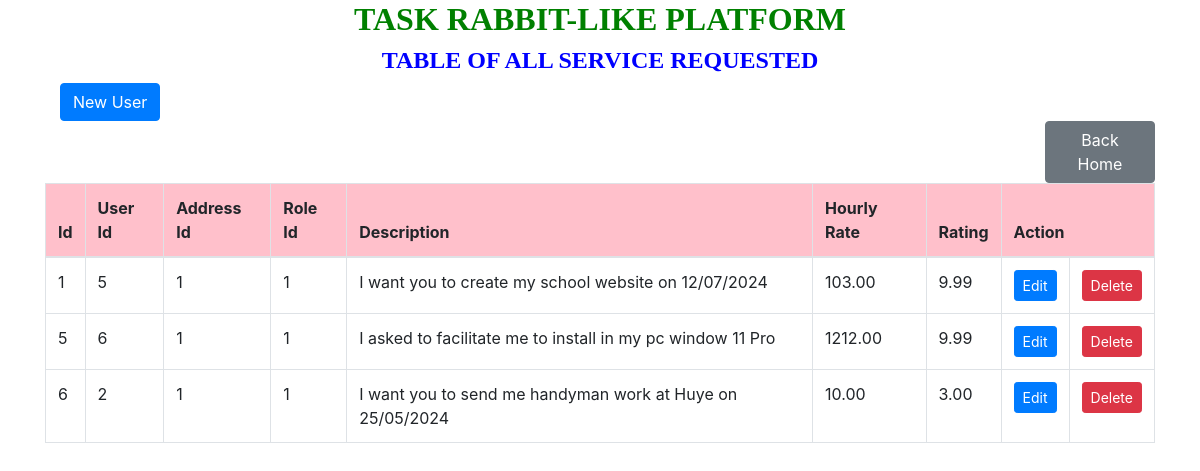
The app's page /serviceprovider_table.php with its own data.
### tables this page shows
CREATE TABLE `service_providers` (
  `serviceprovider_id` int(11) NOT NULL,
  `user_id` int(11) DEFAULT NULL,
  `address_id` int(11) DEFAULT NULL,
  `role_id` int(11) DEFAULT NULL,
  `description` text DEFAULT NULL,
  `hourly_rate` decimal(10,2) DEFAULT NULL,
  `rating` decimal(3,2) DEFAULT NULL
);

### serviceprovider_table.php (the view, shortened to what this page needs)
<!DOCTYPE html>
<html>
<head>
    <link href="https://stackpath.bootstrapcdn.com/bootstrap/4.5.2/css/bootstrap.min.css" rel="stylesheet">
</head>
<body>
    <div class="container">
        <h2 style="text-align: center; font-family: century; font-weight: bold; color: green;">TASK RABBIT-LIKE PLATFORM</h2>
        <h4 style="text-align: center; font-family: century; font-weight: bold; color:blue;">TABLE OF ALL SERVICE REQUESTED </h4>
        <a href="service_provider.php" class="btn btn-primary" style="margin-left: 15px;">New User</a>
        <a href="home.php" class="btn btn-secondary" style="margin-left: 1000px;">Back Home</a>
        <table class="table table-bordered" style="margin-left:0px;">
            <thead bgcolor="pink">
                <tr>
                    <th>Id</th>
                    <th>User Id</th>
                    <th>Address Id</th>
                    <th>Role Id</th>
                    <th>Description</th>
                    <th>Hourly Rate</th>
                    <th>Rating</th>
                    <th colspan="2">Action</th>
                </tr>
            </thead>
            <tbody>
                <?php
                include "dbconnection.php";
                $sql = "SELECT * FROM service_providers";
                $result = $connection->query($sql);
                while ($row = $result->fetch_assoc()) {
                    echo "
                    <tr>
                        <td>{$row['serviceprovider_id']}</td>
                        <td>{$row['user_id']}</td>
                        <td>{$row['address_id']}</td>
                        <td>{$row['role_id']}</td>
                        <td>{$row['description']}</td>
                        <td>{$row['hourly_rate']}</td>
                        <td>{$row['rating']}</td>
                        <td>
                            <a href='/taskrabbit-like platform/serviceprovider_edit.php?serviceprovider_id={$row['serviceprovider_id']}' class='btn btn-primary btn-sm'>Edit</a></td>
                            <td>
                            <a href='/taskrabbit-like platform/serviceprovider_delete.php?serviceprovider_id={$row['serviceprovider_id']}' class='btn btn-danger btn-sm'>Delete</a>
                        </td>
                    </tr>
                    ";
                }
                ?>
            </tbody>
        </table>
    </div>
</body>
</html>

### records on screen
service_providers: serviceprovider_id "1", user "5", address "1", role "1", description "I want you to create my school website on 12/07/2024", hourly_rate "103.00", rating "9.99"
service_providers: serviceprovider_id "5", user "6", address "1", role "1", description "I asked to facilitate me to install in my pc window 11 Pro", hourly_rate "1212.00", rating "9.99"
service_providers: serviceprovider_id "6", user "2", address "1", role "1", description "I want you to send me handyman work at Huye on 25/05/2024", hourly_rate "10.00", rating "3.00"
